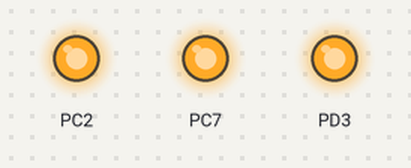
A program run on a simulated ATmega32, built with avr-gcc and emulated at 16 MHz. On the bench: output pins drawn as LEDs (lit = HIGH).

Above: at 0.05 s.
Timing chart, 0 to 3.0 s (numbered marks = the images above):
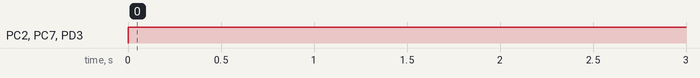

Measured:
- by itself, PC2, PD3: repeats every 1.5 s: LOW 1.0 s, HIGH 0.50 s
- by itself, PC7: goes HIGH 5.0 s, LOW 0.50 s, 82 × (HIGH 0.50 s, LOW 1.0 s), HIGH 0.50 s, then LOW
- by itself, everything shown: repeats every 1.5 s, in 3 steps

The program:

main.c
```c
/*
 * DIO_LAB_01.c
 *
 * Created: 6/17/2022 1:16:06 PM
 * Author : Khalid
 */

#include <avr/io.h>
#define F_CPU 16000000UL
#include <util/delay.h>
#define DELAY 500

int main(void)
{
    DDRC	= 0b10000100;
	DDRD	= 0b00001000;
	PORTC	= 0b10000100;
	PORTD	= 0b00001000;
	_delay_ms(5000);

    while (1)
    {
		PORTC	= 0b00000100;
		PORTD	= 0b00000000;
		_delay_ms(DELAY);
		PORTC	= 0b10000000;
		_delay_ms(DELAY);
		PORTC	= 0b00000000;
		PORTD	= 0b00001000;
		_delay_ms(DELAY);

    }
}
```
